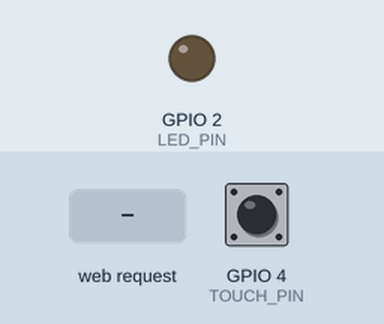
The sketch below on a simulated ESP32. On the bench: output pins drawn as LEDs (lit = HIGH). Dashed ring = blinking. The inputs (shaded band) are chosen by the test bench; at power-on: GPIO 4 (TOUCH_PIN) HIGH. WiFi joins after 1.5 s; servers stay silent unless stated; what the sketch prints to the serial monitor is not drawn.

Above: at 2.7 s.
2.8 s: HTTP request GET /arm received
At 3.0 s:
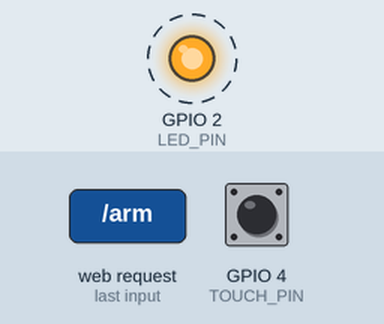
5.8 s: HTTP request GET /disarm received
At 5.8 s:
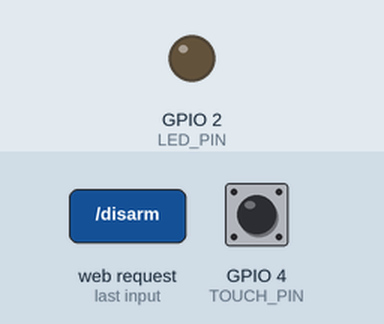
Timing chart, 0 to 8.8 s (numbered marks = the images above; inputs shaded):
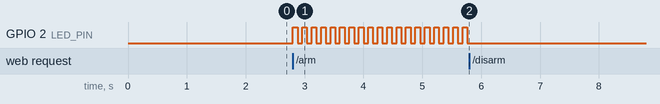

The sketch:

ex08.ino
```cpp
#include <WiFi.h>
#include <WebServer.h>

const char* ssid = "Magic7";
const char* password = "123shitou";
const int LED_PIN = 2;    // 板载LED引脚
const int TOUCH_PIN = T0; // 触摸引脚GPIO4

WebServer server(80);
bool armState = false;
bool alarmLock = false;

String makePage() {
  String statusText;
  if(!armState) statusText = "未布防";
  else if(alarmLock) statusText = "布防中，报警已锁定";
  else statusText = "布防待机（触摸引脚触发报警）";

  String html = R"rawliteral(
<!DOCTYPE html>
<html lang="zh-CN">
<head>
  <meta charset="UTF-8">
  <meta name="viewport" content="width=device-width, initial-scale=1.0">
  <title>作业8 安防报警主机</title>
</head>
<body style="font-family:Arial; text-align:center; margin-top:60px;">
  <h1>物联网安防报警器</h1>
  <p style="font-size:22px;">当前系统状态：<b>)rawliteral" + statusText + R"rawliteral(</b></p>
  <br>
  <button onclick="fetch('/arm');location.reload()" style="padding:14px 32px; font-size:20px; margin:10px;">布防 Arm</button>
  <button onclick="fetch('/disarm');location.reload()" style="padding:14px 32px; font-size:20px; margin:10px;">撤防 Disarm</button>
</body>
</html>
)rawliteral";
  return html;
}

void handleRoot() {
  server.send(200, "text/html; charset=UTF-8", makePage());
}

void handleArm() {
  armState = true;
  server.sendHeader("Location", "/");
  server.send(303);
}

void handleDisarm() {
  armState = false;
  alarmLock = false;
  digitalWrite(LED_PIN, LOW);
  server.sendHeader("Location", "/");
  server.send(303);
}

void setup() {
  Serial.begin(115200);
  pinMode(LED_PIN, OUTPUT);
  digitalWrite(LED_PIN, LOW);

  WiFi.begin(ssid, password);
  Serial.print("正在连接WiFi");
  while (WiFi.status() != WL_CONNECTED) {
    delay(500);
    Serial.print(".");
    if(WiFi.status() == WL_CONNECT_FAILED){
      Serial.println("\nWiFi密码错误！");
    }else if(WiFi.status() == WL_NO_SSID_AVAIL){
      Serial.println("\n找不到热点 Magic7！");
    }
  }
  Serial.println("\nWiFi连接成功");
  Serial.print("网页访问地址：http://");
  Serial.println(WiFi.localIP());

  server.on("/", handleRoot);
  server.on("/arm", handleArm);
  server.on("/disarm", handleDisarm);
  server.begin();
}

void loop() {
  server.handleClient();
  uint16_t touchValue = touchRead(TOUCH_PIN);

  if(armState && !alarmLock && touchValue < 500){
    alarmLock = true;
  }

  if(alarmLock){
    digitalWrite(LED_PIN, HIGH);
    delay(80);
    digitalWrite(LED_PIN, LOW);
    delay(80);
  }
}
```

Measured:
- after the input at 2.8 s, GPIO 2 (LED_PIN): alternates HIGH for 0.08 s and LOW for 0.08 s, starting at once
- after the input at 5.8 s, GPIO 2 (LED_PIN): stops changing and stays LOW
